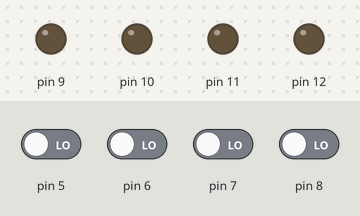
This sketch was run on a simulated Arduino Uno, built with avr-gcc and run on an emulated ATmega328P. Shown: output pins drawn as LEDs (lit = HIGH). Inputs (shaded band) come from the test bench; at power-on: pin 5–8 LOW.

Above: at 1.2 s.
1.3 s: pin 5 driven HIGH
At 2.1 s:
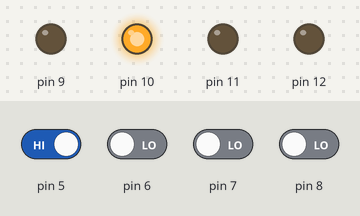
2.8 s: pin 6 driven HIGH
At 4.0 s:
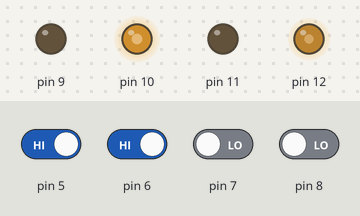
4.3 s: pin 7 driven HIGH
At 5.4 s:
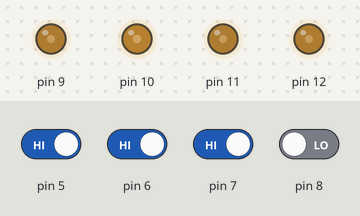
5.8 s: pin 8 driven HIGH
At 7.0 s:
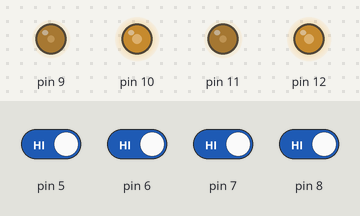
7.3 s: pin 5 driven LOW
At 7.7 s:
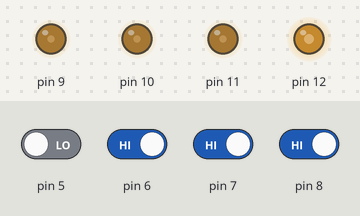
8.8 s: pin 7 driven LOW
At 9.3 s:
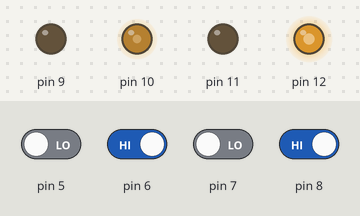
Timing chart, 0 to 11.3 s (numbered marks = the images above; inputs shaded):
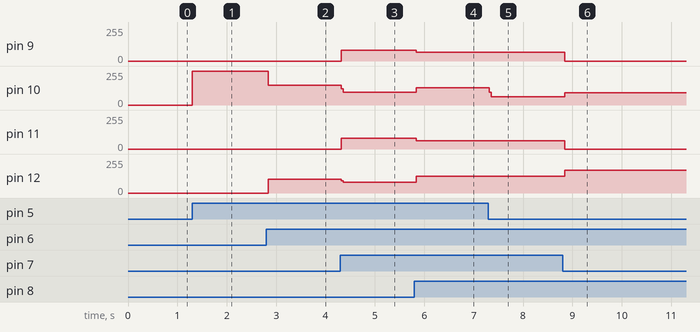

The sketch:

sketch_apr16a.ino
```cpp
void setup() {
pinMode(12,OUTPUT);
pinMode(11,OUTPUT);
pinMode(10,OUTPUT);
pinMode(9,OUTPUT);
pinMode(8,INPUT);
pinMode(7,INPUT);
pinMode(6,INPUT);
pinMode(5,INPUT);

}

void loop() {

if(digitalRead(8)==true)
{
  digitalWrite(12,1);
  digitalWrite(11,0);
  digitalWrite(10,1);
  digitalWrite(9,0);
}
if(digitalRead(7)==true)
{
  digitalWrite(12,0);
  digitalWrite(11,1);
  digitalWrite(10,0);
  digitalWrite(9,1);
}
if(digitalRead(6)==true)
{
  digitalWrite(12,1);
  digitalWrite(11,0);
  digitalWrite(10,0);
  digitalWrite(9,0);
}
if(digitalRead(5)==true)
{
  digitalWrite(12,0);
  digitalWrite(11,0);
  digitalWrite(10,1);
  digitalWrite(9,0);

}
else{
  digitalWrite(12,0);
  digitalWrite(11,0);
  digitalWrite(10,0);
  digitalWrite(9,0);
}
}
```

Measured:
- after the input at 1.3 s, pin 10: 0/255 → 255/255 at once
- after the input at 2.8 s, pin 10: 255/255 → 150/255 at once; pin 12: 0/255 → 105/255 at once
- after the input at 4.3 s, pin 9, pin 11: 0/255 → 79/255 at once; pin 10: 150/255 → 96/255 at once; pin 12: 105/255 → 79/255 at once
- after the input at 5.8 s, pin 9: 79/255 → 65/255 at once; pin 10: 96/255 → 128/255 at once; pin 11: 79/255 → 62/255 at once; pin 12: 79/255 → 127/255 at once
- after the input at 7.3 s, pin 10: 128/255 → 61/255 at once
- after the input at 8.8 s, pin 9: 65/255 → 0/255 at once; pin 10: 61/255 → 93/255 at once; pin 11: 62/255 → 0/255 at once; pin 12: 127/255 → 172/255 at once
